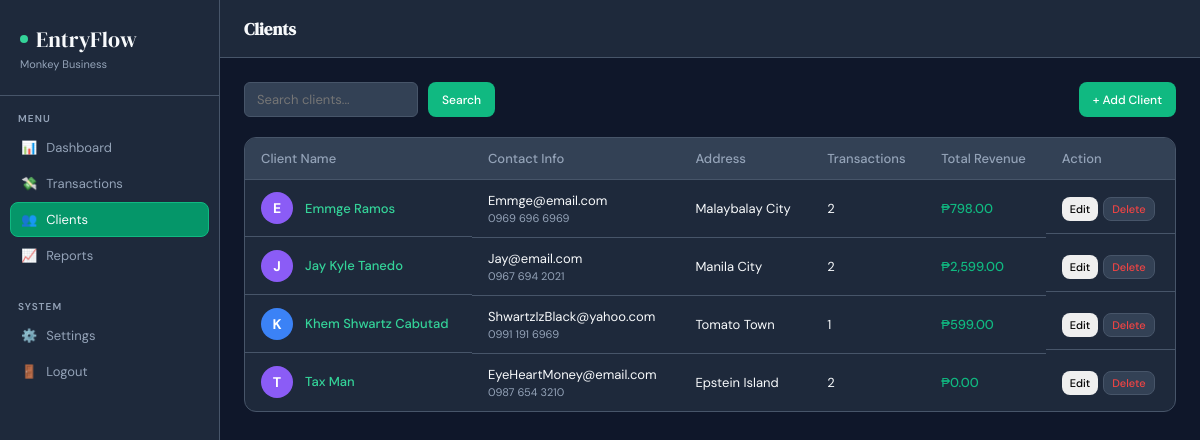
Page /clients.php (signed in) on the earlier database version.
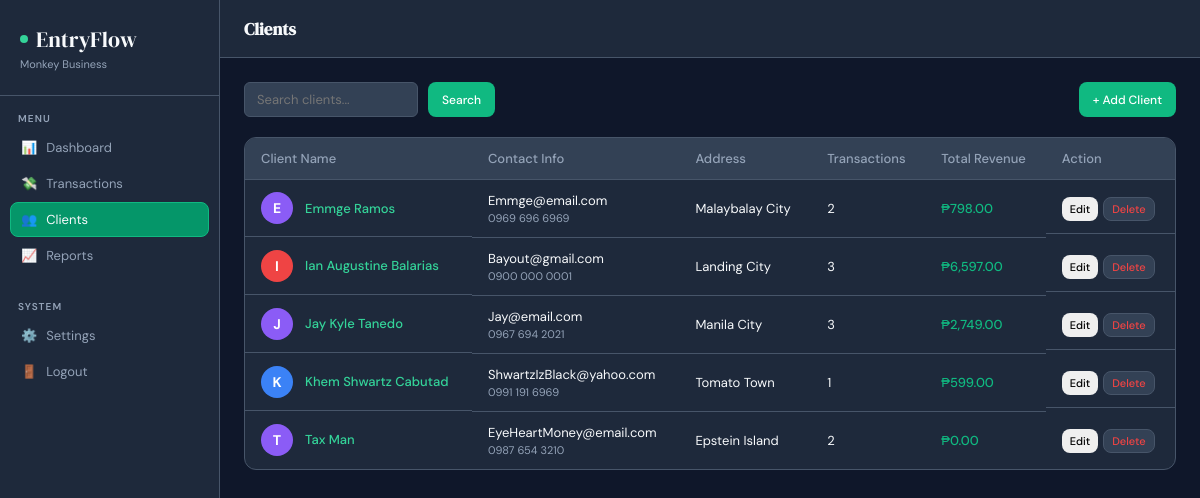
Same page on the later database version.
### tables this page shows
CREATE TABLE `clients` (
  `id` int(10) UNSIGNED NOT NULL,
  `user_id` int(10) UNSIGNED NOT NULL,
  `name` varchar(150) NOT NULL,
  `email` varchar(150) DEFAULT NULL,
  `phone` varchar(20) DEFAULT NULL,
  `address` text DEFAULT NULL,
  `notes` text DEFAULT NULL,
  `created_at` datetime NOT NULL DEFAULT current_timestamp(),
  `updated_at` datetime NOT NULL DEFAULT current_timestamp() ON UPDATE current_timestamp()
);

### clients.php (the view, shortened to what this page needs)
<?php
$db = getDB();
$userId = (int)$_SESSION['user_id'];
$search = $_GET['search'] ?? '';
$searchQuery = "";
$query = "
    SELECT c.*, COUNT(t.id) AS tx_count,
           SUM(CASE WHEN t.type='income' THEN t.amount ELSE 0 END) AS total_revenue
    FROM clients c
    LEFT JOIN transactions t ON t.client_id = c.id AND t.user_id = $userId
    WHERE c.user_id = $userId $searchQuery
    GROUP BY c.id
    ORDER BY c.name ASC
";
$clients = $db->query($query)->fetch_all(MYSQLI_ASSOC);
include 'includes/header.php';
?>
<div style="display: flex; justify-content: space-between; margin-bottom: 20px;">
    <form method="GET" action="clients.php" style="display: flex; gap: 10px;">
        <input type="text" name="search" class="sb" placeholder="Search clients..." value="<?= htmlspecialchars($search) ?>">
        <button type="submit" class="btn btn-primary">Search</button>
    </form>
    <button class="btn btn-primary" onclick="openModal('clientModal')">+ Add Client</button>
</div>
<div class="tc">
    <table>
        <thead>
            <tr>
                <th>Client Name</th>
                <th>Contact Info</th>
                <th>Address</th>
                <th>Transactions</th>
                <th>Total Revenue</th>
                <th>Action</th>
            </tr>
        </thead>
        <tbody>
            <?php if (empty($clients)): ?>
                <tr>
                    <td colspan="6" style="text-align: center; padding: 30px; color: var(--text-muted);">No clients found.</td>
                </tr>
            <?php else: ?>
                <?php foreach ($clients as $client): ?>
                    <tr>
                        <td class="client-name-wrap">
                            <?php
                                $initial = strtoupper(substr($client['name'], 0, 1));
                                $colorClass = 'av-' . ((ord($initial) % 5) + 1);
                            ?>
                            <div class="avatar <?= $colorClass ?>"><?= $initial ?></div>
                            <span style="font-weight: 500; color: var(--primary-light);"><?= htmlspecialchars($client['name']) ?></span>
                        </td>
                        <td class="tdn">
                            <div><?= htmlspecialchars($client['email'] ?? 'No email') ?></div>
                            <div class="tds"><?= htmlspecialchars($client['phone'] ?? 'No phone') ?></div>
                        </td>
                        <td><?= htmlspecialchars($client['address'] ?? '—') ?></td>
                        <td><?= (int)$client['tx_count'] ?></td>
                        <td class="ap">₱<?= number_format($client['total_revenue'] ?? 0, 2) ?></td>
                        <td style="display: flex; gap: 5px;">
                            <button class="btn" style="padding: 4px 8px; font-size: 11px;"
                                onclick="editClient(this)"
                                data-id="<?= $client['id'] ?>"
                                data-name="<?= htmlspecialchars($client['name']) ?>"
                                data-email="<?= htmlspecialchars($client['email'] ?? '') ?>"
                                data-phone="<?= htmlspecialchars($client['phone'] ?? '') ?>"
                                data-address="<?= htmlspecialchars($client['address'] ?? '') ?>"
                                data-notes="<?= htmlspecialchars($client['notes'] ?? '') ?>"
                            >Edit</button>
                            <button class="btn btn-danger" style="padding: 4px 8px; font-size: 11px;"
                                onclick="confirmDelete('client', <?= $client['id'] ?>)">Delete</button>
                        </td>
                    </tr>
                <?php endforeach; ?>
            <?php endif; ?>
        </tbody>
    </table>
</div>
<?php include 'includes/footer.php'; ?>

Differences in the rows shown:
added clients: name "I", name "Ian Augustine Balarias", email "Bayout@gmail.com", phone "0900 000 0001", address "Landing City", tx_count "3", total_revenue "6,597.00"
changed clients "Jay Kyle Tanedo": tx_count "2" → "3"; total_revenue "2,599.00" → "2,749.00"
